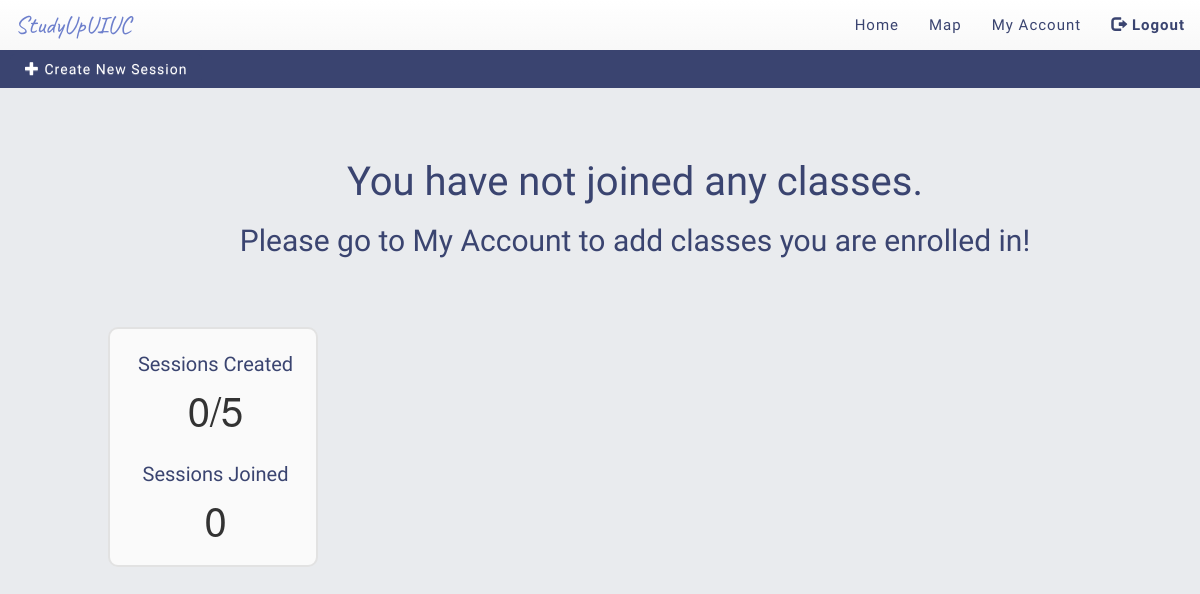
/ (signed in), run on an earlier commit of the app's database.
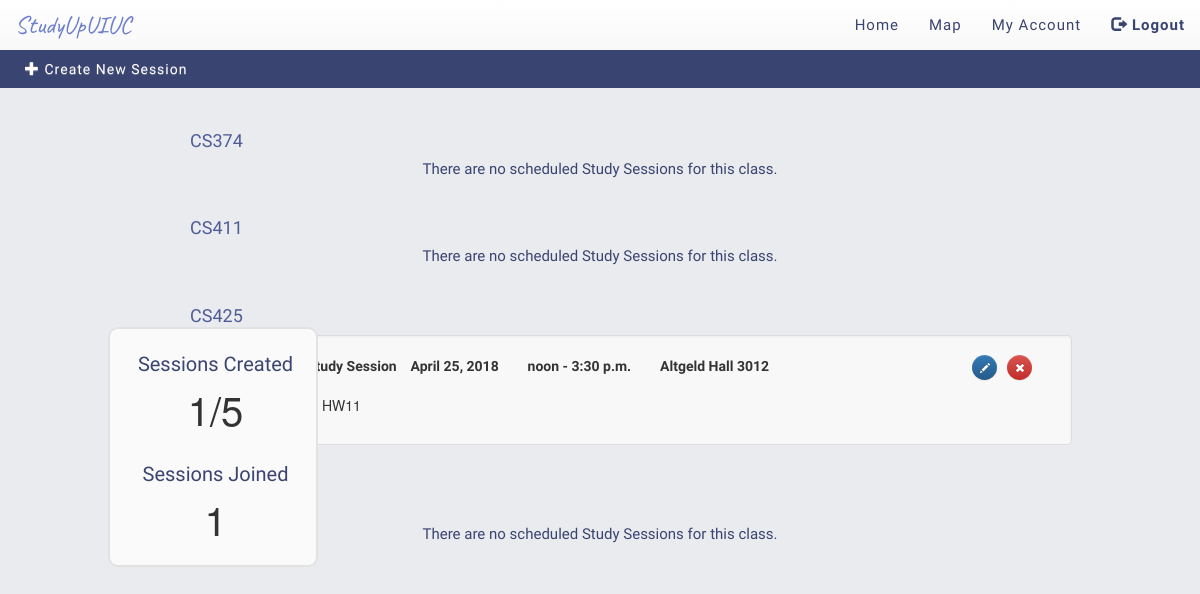
And on a later commit of the database.
### home/models.py (models this page shows)
class StudySession(models.Model):
    start_time = models.TimeField()
    end_time = models.TimeField()
    date = models.DateField()
    building = models.TextField()
    room_number = models.PositiveSmallIntegerField()
    description = models.TextField()
    seshID = models.UUIDField(primary_key=True, default=uuid.uuid4, editable=False)

### home/views.py (the view, shortened to what this page needs)
# urls.py: path('', HomeView.as_view(), name='home'),
class HomeView(TemplateView):
    template_name = "home/homepage.html"
    def get(self, request):
        cursor = connection.cursor()
        cursor.execute("SELECT      home_studysession.start_time, \
                                    home_studysession.end_time, \
                                    home_studysession.date, \
                                    home_studysession.building, \
                                    home_studysession.room_number, \
                                    home_studysession.description, \
                                    home_studysession.seshID, \
                                    home_classes.class_code, \
                                    home_classes.class_name \
                        FROM        accounts_enrolledin, \
                                    home_classes, \
                                    home_classofsession, \
                                    home_studysession \
                        WHERE       accounts_enrolledin.netID = %s AND \
                                    accounts_enrolledin.class_code = home_classes.class_code AND \
                                    home_classes.class_code = home_classofsession.class_code AND \
                                    home_classofsession.seshID = home_studysession.seshID \
                        ORDER BY    date(home_studysession.date), \
                                    time(home_studysession.start_time), \
                                    time(home_studysession.end_time), \
                                    home_studysession.building, \
                                    home_studysession.room_number", [str(request.user)])
        sessions_arr = cursor.fetchall()
        sessions = []
        count = 0;
        for i in range(len(sessions_arr)):
            if(sessions_arr[i] is None):
                continue;
            if(datetime.now().date() < sessions_arr[i][2]) or ((datetime.now().date() == sessions_arr[i][2]) and (datetime.now().time() < sessions_arr[i][1])):
                sessions.append({})
                sessions[count]['start_time'] = sessions_arr[i][0]
                sessions[count]['end_time'] = sessions_arr[i][1]
                sessions[count]['date'] = sessions_arr[i][2]
                sessions[count]['building'] = sessions_arr[i][3]
                sessions[count]['room_number'] = sessions_arr[i][4]
                hasData = False
                for j in range(len(sessions_arr[i][5])):
                    if sessions_arr[i][5][j] != " ":
                        hasData = True
                        break
                if hasData:
                    sessions[count]['description'] = sessions_arr[i][5]
                else:
                    sessions[count]['description'] = ""
                sessions[count]['seshID'] = sessions_arr[i][6]
                sessions[count]['class_code'] = sessions_arr[i][7]
                sessions[count]['class_name'] = sessions_arr[i][8]
                count+=1
        cursor.execute("SELECT      home_sessionhas.is_owner, \
                                    home_studysession.seshID \
                        FROM        accounts_enrolledin, \
                                    home_classes, \
                                    home_classofsession, \
                                    home_studysession, \
                                    home_sessionhas \
                        WHERE       accounts_enrolledin.netID = %s AND \
                                    home_sessionhas.netID = accounts_enrolledin.netID AND \
                                    accounts_enrolledin.class_code = home_classes.class_code AND \
                                    home_classes.class_code = home_classofsession.class_code AND \
                                    home_classofsession.seshID = home_studysession.seshID AND \
                                    home_classofsession.seshID = home_sessionhas.seshID", [str(request.user)])
        sessions_arr = cursor.fetchall()
        for i in range(len(sessions)):
            sessions[i]['is_owner'] = 0
            sessions[i]['is_joined'] = 0
        for i in range(len(sessions_arr)):
            for j in range(len(sessions)):
                if(sessions[j]['seshID'] == sessions_arr[i][1]):
                    sessions[j]['is_owner'] = sessions_arr[i][0]
                    sessions[j]['is_joined'] = 1
        cursor.execute("SELECT DISTINCT  accounts_enrolledin.class_code \
                        FROM             accounts_enrolledin \
                        WHERE            %s = accounts_enrolledin.netID AND \
                                         accounts_enrolledin.class_code IN( \
                                            SELECT DISTINCT home_classofsession.class_code \
                                            FROM home_studysession, home_classofsession \
                                            WHERE home_studysession.seshID = home_classofsession.seshID AND \
                                                  ((date(%s) < date(home_studysession.date)) OR (%s == date(home_studysession.date) AND %s < time(home_studysession.end_time))))", \
                                                  [str(request.user), str(datetime.now().date()), str(datetime.now().date()), str(datetime.now().time())])
        enrolledin_empty_arr = cursor.fetchall()
        enrolledin_empty = []
        for i in range(len(enrolledin_empty_arr)):
            enrolledin_empty.append(enrolledin_empty_arr[i][0])
        cursor.execute("SELECT DISTINCT  accounts_enrolledin.class_code \
                        FROM             accounts_enrolledin, \
                                         home_classes \
                        WHERE            accounts_enrolledin.netID = %s", [str(request.user)])
        enrolledin_arr = cursor.fetchall()
        enrolledin = []
        for i in range(len(enrolledin_arr)):
            enrolledin.append({})
            enrolledin[i]['class_code'] = enrolledin_arr[i][0]
            if(enrolledin[i]['class_code'] in enrolledin_empty):
                enrolledin[i]['class_empty'] = False
            else:
                enrolledin[i]['class_empty'] = True
        cursor.execute("SELECT COUNT     (DISTINCT home_studysession.seshID) \
                        FROM             home_studysession, \
                                         home_sessionhas \
                        WHERE            %s = home_sessionhas.netID AND \
                                         home_studysession.seshID = home_sessionhas.seshID AND \
                                         ((date(%s) < date(home_studysession.date)) OR (%s == date(home_studysession.date) AND %s < time(home_studysession.end_time)))", \
                                         [str(request.user), str(datetime.now().date()), str(datetime.now().date()), str(datetime.now().time())])
        sessions_joined_arr = cursor.fetchall()
        sessions_joined = 0
        sessions_joined = sessions_joined_arr[0][0]
        cursor.execute("SELECT COUNT     (DISTINCT home_studysession.seshID) \
                        FROM             home_studysession, \
                                         home_sessionhas \
                        WHERE            %s = home_sessionhas.netID AND \
                                         home_studysession.seshID = home_sessionhas.seshID AND \
                                         home_sessionhas.is_owner = 1 AND \
                                         ((date(%s) < date(home_studysession.date)) OR (%s == date(home_studysession.date) AND %s < time(home_studysession.end_time)))", \
                                         [str(request.user), str(datetime.now().date()), str(datetime.now().date()), str(datetime.now().time())])
        sessions_created_arr = cursor.fetchall()
        sessions_created = 0
        sessions_created = sessions_created_arr[0][0]
        cursor.close()
        args = {'sessions': sessions, 'enrolledin': enrolledin, 'sessions_joined': sessions_joined, 'sessions_created': sessions_created}
        return render(request, self.template_name, args)

### home/templates/home/homepage.html (shortened to what the changed rows need)
{% extends 'base.html' %}
{% block body %}
<div id="floating_key">
  <div class="sidebar_header">Sessions Created</div>
  <div class="sidebar_text">{{sessions_created}}/5</div>
  <div class="sidebar_header">Sessions Joined</div>
  <div class="sidebar_text" id="joined_value" value="{{sessions_joined}}">{{sessions_joined}}</div>
</div>
<div id="main">
    <br><br>
    <div class="container">
            {% if not enrolledin %}
            <br><br>
              <h2 class="no_classes">You have not joined any classes.</h2>
              <h2 class="no_classes2"> Please go to My Account to add classes you are enrolled in!</h2>
            {% endif %}
            <div class="container" style="width: 850px;">
                {% for classes in enrolledin %}
                <br>
                <h4><a href="#{{ classes.class_code }}Content" class = "myLink classheaders" data-toggle="collapse">{{ classes.class_code }}</a></h4>
                <div id="{{ classes.class_code }}Content" class="collapse in">
                    {% if classes.class_empty %}
                      <h4 class="no_sesh"> There are no scheduled Study Sessions for this class.</h2>
                    {% else %}
                      {% for session in sessions %}
                      {% if session.class_code == classes.class_code %}
                      <div class="well">
                            <div class="col-md-10 col-md-offset-0" style="float: left;">
                              <span class="sessionLabel" style="margin-right: 10px;"><label>Study Session</label></span>
                              <span class="sessionLabel"><label>{{ session.date }}</label></span>
                              <span class="sessionLabel"><label>{{ session.start_time }} - {{ session.end_time }}</label></span>
                              <span class="sessionLabel"><label>{{ session.building }} {{ session.room_number }}</label></span>
                            </div>
                              {% if session.is_owner == 1 %}
                              <div class="col-md-2 col-md-offset-0" style="float: right;">
                              <form method="post">
                                  <button class="btn btn-danger a-btn-slide-text btn-space pull-right btn-primary btn-xs editanddeletebtn" name="delete" type="submit" value="{{session.seshID}}" style="margin-right: 24px;">
                                     <span class="glyphicon glyphicon-remove" style="vertical-align: -1px; margin-left: 1px;" aria-hidden="true"></span>
                                  </button>
                              </form>
                              <form method="post" value="{{session.seshID}}">
                                  <button class="btn btn-primary a-btn-slide-text btn-space pull-right btn-primary btn-xs editanddeletebtn" id='btnedit{{session.seshID}}' name="edit" type="submit" value="{{session.seshID}}">
                                     <span class="glyphicon glyphicon-pencil" style="vertical-align: -1px; margin-left: 1px;" aria-hidden="true"></span>
                                  </button>
                              </form>
                              </div>
                              <br>
                              {% endif %}
                          <br>
                          <div class="container">
                            <div class="col-md-6 col-md-offset-0" style="float: left;">
                              {% if session.description == "" %}
                                <i>No Description</i>
                              {% else %}
                                <p>{{ session.description }}</p>
                              {% endif %}
                            </div>
                          </div>
                      </div>
                    {% endif %}
                    {% endfor %}
                  {% endif %}
                </div>
                {% endfor %}
            </div>
    </div>
</div>
{% endblock %}

What changed in the data, as far as the page shows it:
added StudySession: date "April 25, 2018", start_time "noon", end_time "3:30 p.m.", building "Altgeld Hall", room_number "3012", description "HW11"
Also different on the page:
{{ sessions_created }}: "0" → "1"
{{ sessions_joined }}: "0" → "1"
new list line: "CS374 There are no scheduled Study Sessions for this class."
new list line: "CS411 There are no scheduled Study Sessions for this class."
new list line: "CS425"
new list line: "There are no scheduled Study Sessions for this class."
text no longer shown: "You have not joined any classes. Please go to My Account to add classes you are enrolled in!"
